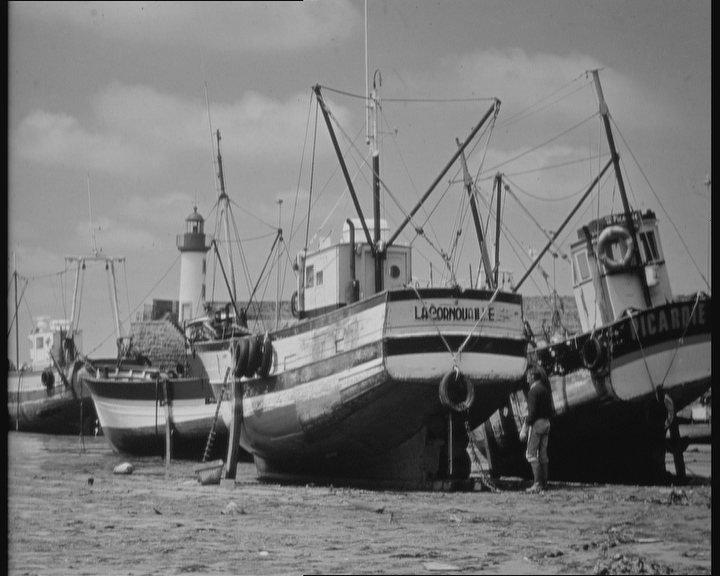
#> input picture data/boat.bmp, 720 x 576 px
$ python Affine2.py
#> lines starting #> are read from the running program, lines starting #| are printed output that depends on the picture
# _*_ coding: utf-8 _*_

"""
  @Time    : 2023.08.30 17:03
  @File    : Affine2.py
  @Project : opencv_tutorial
  @Author  : Saitama
  @IDE     : PyCharm
  @Des     : 仿射变化 - cv.warpAffine()
  旋转
"""

import cv2 as cv
import numpy as np

img = cv.imread("../data/boat.bmp")
#> img is the input picture: shape (576, 720, 3); min 3, max 220, mean 120
h, w = img.shape[:2]
#> h = 576; w = 720

M = cv.getRotationMatrix2D((w / 2, h / 2), 45, 0.5)
dst = cv.warpAffine(img, M, dsize=(w, h))
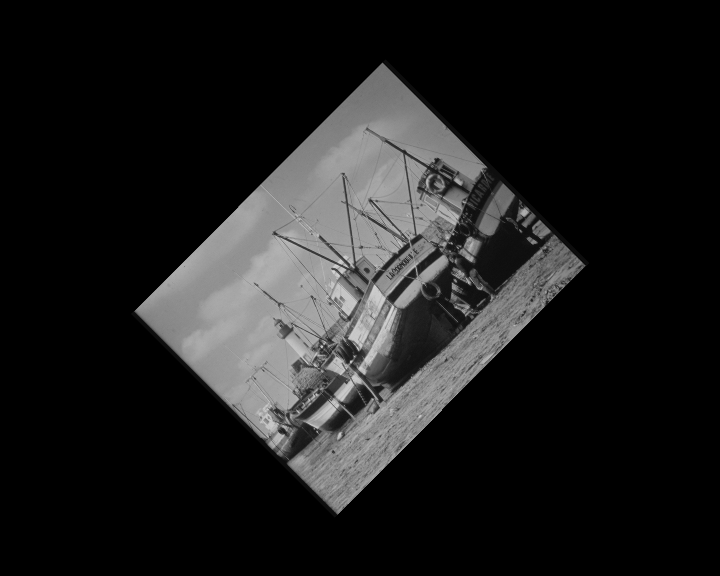
#> dst: shape (576, 720, 3); min 0, max 216, mean 30

cv.imshow("raw", img)
cv.imshow("move", dst)

cv.waitKey()
cv.destroyAllWindows()
